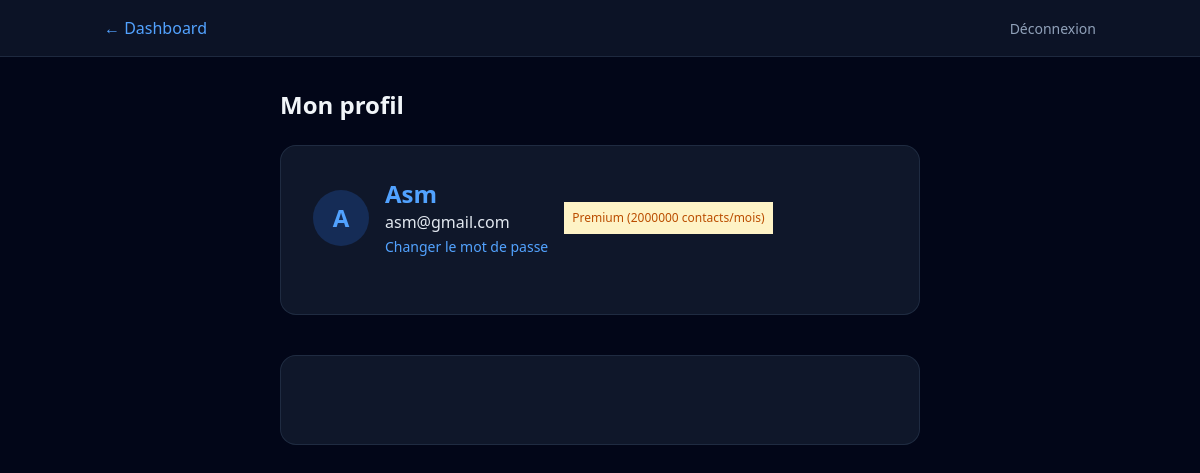
The app's page /accounts/profile/ (signed in) with its own data.
### apps/accounts/models.py (models this page shows, shortened)
class User(AbstractUser):
    username = None
    email = models.EmailField('email', unique=True)
    is_company = models.BooleanField('Entreprise', default=False)
    is_admin = models.BooleanField('Admin plateforme', default=False)
    USERNAME_FIELD = 'email'
    REQUIRED_FIELDS = []
    objects = UserManager()
    class Meta:
        verbose_name = 'Utilisateur'
        verbose_name_plural = 'Utilisateurs'

### apps/companies/models.py (models this page shows, shortened)
class Company(models.Model):
    SUBSCRIPTION_CHOICES = [
        ('trial', 'Essai'),
        ('active', 'Actif'),
        ('expired', 'Expiré'),
        ('suspended', 'Suspendu'),
    ]
    name = models.CharField('Nom', max_length=255)
    user = models.OneToOneField(
        settings.AUTH_USER_MODEL,
        on_delete=models.CASCADE,
        related_name='company'
    )
    subscription_status = models.CharField(
        'Statut abonnement',
        max_length=20,
        choices=SUBSCRIPTION_CHOICES,
        default='trial'
    )
    current_plan = models.ForeignKey(
        'billing.Plan',
        on_delete=models.SET_NULL,
        null=True,
        blank=True,
        related_name='companies'
    )
    monthly_quota = models.IntegerField('Quota mensuel', default=500)
    contacts_used_this_month = models.IntegerField('Contacts utilisés ce mois', default=0)
    quota_reset_at = models.DateField('Prochain renouvellement', null=True, blank=True)
    created_at = models.DateTimeField(auto_now_add=True)
    logo = models.ImageField('Logo', upload_to='company_logos/', null=True, blank=True)
    class Meta:
        verbose_name = 'Entreprise'
        verbose_name_plural = 'Entreprises'

### apps/billing/models.py (models this page shows)
class Plan(models.Model):
    name = models.CharField('Nom', max_length=100)
    price = models.DecimalField('Prix mensuel (MAD)', max_digits=10, decimal_places=2, default=0)
    monthly_quota = models.IntegerField('Quota mensuel (contacts)', default=500)
    features = models.JSONField('Fonctionnalités', default=list, blank=True)
    stripe_price_id = models.CharField('Stripe Price ID', max_length=255, blank=True)
    is_active = models.BooleanField('Actif', default=True)
    class Meta:
        verbose_name = 'Plan'
        verbose_name_plural = 'Plans'
    def __str__(self):
        return f'{self.name} ({self.monthly_quota} contacts/mois)'

### apps/accounts/views.py (the view)
# urls.py: path('profile/', profile_view, name='profile'),
@login_required
def profile_view(request):
    user = request.user
    company = Company.objects.filter(user=user).first()
    if not company:
        messages.warning(request, 'Aucune entreprise associée à votre compte. Veuillez contacter le support.')
        return redirect('accounts:login')
    context = {
        'user': user,
        'company': company,
    }
    return render(request, 'accounts/profile.html', context)

### apps/accounts/templates/accounts/profile.html (shortened to what this page needs)
{% extends "base.html" %}
{% block nav %}
<nav class="border-b border-slate-700/50 bg-slate-900/80 backdrop-blur-lg">
    <div class="max-w-5xl mx-auto px-4 py-4 flex justify-between items-center">
        {% if request.company %}<a href="{% url 'dashboard:company_dashboard' %}"
            class="text-blue-400 hover:text-blue-300">← Dashboard</a>{% elif user.is_admin or user.is_superuser %}<a
            href="{% url 'dashboard:admin_dashboard' %}" class="text-blue-400 hover:text-blue-300">← Admin</a>{% else
        %}<span class="text-slate-500">Profil</span>{% endif %}
        <form method="post" action="{% url 'accounts:logout' %}">{% csrf_token %}<button type="submit"
                class="text-slate-400 hover:text-red-400 text-sm">Déconnexion</button></form>
    </div>
</nav>
{% endblock %}
{% block content %}
{% if company %}
<div class="max-w-2xl mx-auto px-4 py-8">
    <h1 class="text-2xl font-bold text-slate-100 mb-6">Mon profil</h1>
    <div class="relative rounded-2xl border border-slate-700/50 bg-slate-800/50 p-8">
        <div class="flex flex-row  items-center gap-4 mb-6">
                <div class="w-14 h-14 rounded-full bg-blue-500/20 flex items-center justify-center">
                <span class="text-2xl font-bold text-blue-400">{{ user.email|slice:":1"|upper }}</span>
            </div>
            <div>
                <p class="text-blue-400 font-semibold text-xl md:text-2xl ">{{ company.name }}</p>
                <p class="text-slate-200 font-medium">{{ company.user.email }}</p>
                <a href="{% url 'accounts:password_change' %}" class="text-sm text-blue-400 hover:text-blue-300">Changer
                    le mot de passe</a>
                </div>
                <span class="text-xs bg-amber-100 text-amber-700 p-2">{{company.current_plan}}</span>
        </div>
    </div>
</div>
<div class="max-w-2xl mx-auto px-4 py-2">
    <div class="rounded-2xl border border-slate-700/50 bg-slate-800/50 p-8">
    </div>
</div>
{% endif %}
{% endblock %}

### records on screen
User: email "A"
Company: name "Asm", user.email "asm@gmail.com", current_plan "Premium (2000000 contacts/mois)"
